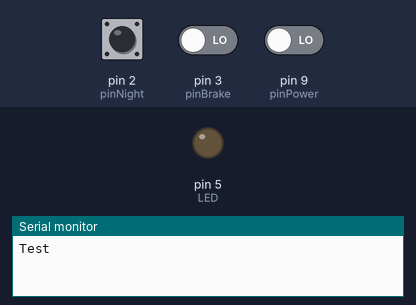
The sketch below on a simulated Arduino Uno, built with avr-gcc and run on an emulated ATmega328P. Parts: output pins drawn as LEDs (lit = HIGH), the last lines printed to the serial monitor. The inputs (shaded band) are chosen by the test bench; at power-on: pin 9 (pinPower) LOW, pin 2 (pinNight) LOW, pin 3 (pinBrake) LOW.

Above: at 1.2 s.
1.3 s: pin 9 (pinPower) driven HIGH
3.3 s: pin 2 (pinNight) pulsed HIGH 2 times (0.12 s each, 0.3 s apart)
At 4.3 s:
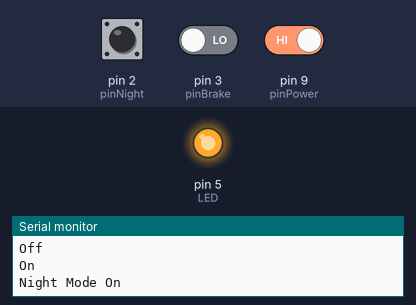
6.9 s: pin 3 (pinBrake) driven HIGH
At 7.7 s:
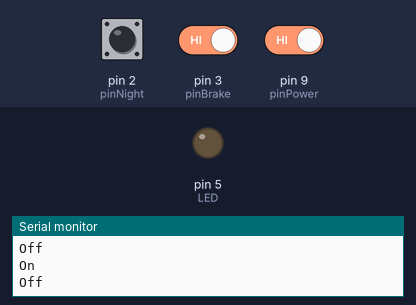
8.4 s: pin 2 (pinNight) driven HIGH
Timing chart, 0 to 10.9 s (numbered marks = the images above; inputs shaded):
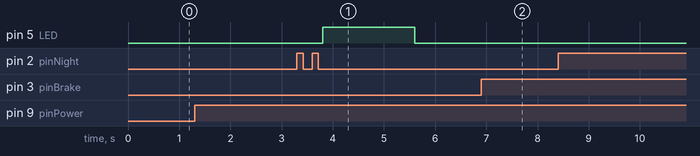

The sketch:

LED_BrakeLight_Final.ino
```cpp
int pinPower = 9; //button to turn on the system
int pinNight = 2; //button to toggle night mode
int pinBrake = 3; //the pin where we connect the button
int LED = 5; //the pin we connect the LED

int brakeBtn = 0;
int powerBtn = 0;
int nightBtn = 0;

int currentPower = 0;      // the current state of the output pin
int currentMode = 0;      // the current state of the output pin

int light = 0;

// the follow variables are long's because the time, measured in miliseconds,
// will quickly become a bigger number than can be stored in an int.
long time = 0;         // the last time the output pin was toggled
long debounce = 100;   // the debounce time, increase if the output flickers

void setup() {
  pinMode(pinBrake, INPUT); //set the brake button pin as INPUT
  pinMode(pinNight, INPUT); //set the night mode button pin as INPUT
  pinMode(pinPower, INPUT); //set the power button pin as INPUT
  pinMode(LED, OUTPUT); //set the LED pin as OUTPUT

  // Makes the brake button an interupt
  // Meaning that no matter what other thing is going on,
  // The brake will activate when the button is pressed
  attachInterrupt(digitalPinToInterrupt(pinBrake), brakeLight, CHANGE);

  attachInterrupt(digitalPinToInterrupt(pinNight), nightMode, CHANGE);

  Serial.begin(9600);

  Serial.print("Test");
}

void loop() {
  powerBtn = digitalRead(pinPower); //read the state of the button
  nightBtn = digitalRead(pinNight); //read the state of the button

  if (powerBtn == 1){
    if (currentPower == 0){
      currentPower = 1;
      Serial.println("On");
    }
    else {
      if (currentPower == 1){
      currentPower = 0;
      Serial.println("Off");
      }
    }
    // Allows only one instance of the button being pressed to switch
    // Without it, the button bounces between ON/OFF
    // for as long as you hold the button
    delay(500);
  }

  if (currentPower == 1){
    if (currentMode == 1) {
      if (brakeBtn == 0) {
        nightModeLight();
      }
    }
  }
}

void brakeLight() {
  brakeBtn = digitalRead(pinBrake); //read the state of the button

  if (currentPower == 1) {
    if(brakeBtn == 1) { //if is pressed
      light = 1;
      digitalWrite(LED, light); //write 1 or HIGH to led pin
    } else { //if not pressed
      light = 0;
      digitalWrite(LED, light);  //write 0 or LOW to led pin
    }
  }
}

void nightMode() {
  nightBtn = digitalRead(pinNight); //read the state of the button

  if (currentPower == 1){
    if (nightBtn == 1){
      if (currentMode == 0){
        currentMode = 1;
        Serial.println("Night Mode On");
      }
      else {
        if (currentMode == 1){
        currentMode = 0;
        light = 0;
        digitalWrite(LED, light);
        Serial.println("Night Mode Off");
        }
      }
    }
  }
  delayMicroseconds(100);
}

// Alternate between ON/OFF with 800 delay
void nightModeLight() {
  if (light == 1) {
    light = 0;
    digitalWrite(LED, light);  //write 0 or LOW to led pin
  } else {
    light = 1;
    digitalWrite(LED, light); //write 1 or HIGH to led pin
  }
  delay(800);
}
```

Measured:
- after the input at 3.3 s, pin 5 (LED): LOW → HIGH after 0.50 s, → LOW 1.8 s later
- after the input at 6.9 s, pin 5 (LED): stays LOW (without the input it goes to HIGH after 0.50 s)
